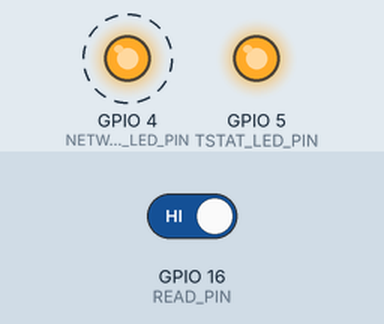
A sketch run on a simulated ESP8266 (NodeMCU). On the bench: output pins drawn as LEDs (lit = HIGH). Dashed ring = blinking. Inputs (shaded band) come from the test bench; at power-on: GPIO 16 (READ_PIN) HIGH. WiFi joins after 1.5 s; servers stay silent unless stated; what the sketch prints to the serial monitor is not drawn.

Above: at 1.3 s.
2.8 s: GPIO 16 (READ_PIN) driven LOW
At 4.7 s:
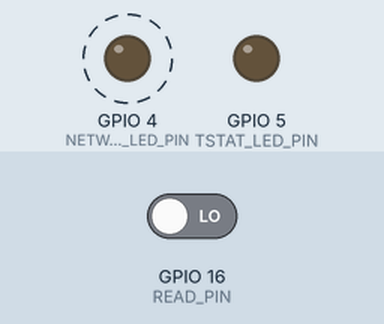
7.2 s: GPIO 16 (READ_PIN) driven HIGH
At 8.5 s:
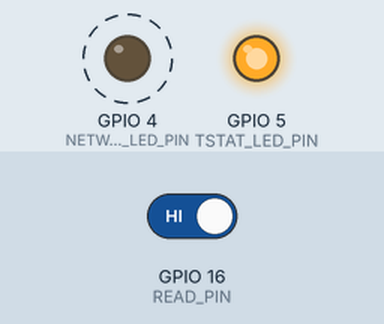
Timing chart, 0 to 17.6 s (numbered marks = the images above; inputs shaded):
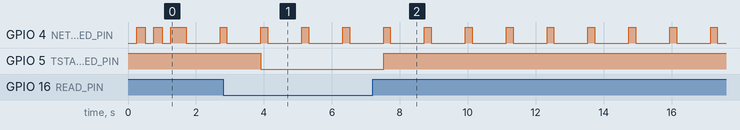

The sketch:

HttpClientAtThermostat.ino
```cpp
#include <Arduino.h>
#include <ESP8266WiFi.h>
#include <ESP8266WiFiMulti.h>
#include <ESP8266HTTPClient.h>
#include <WiFiClient.h>

#ifndef STASSID
#define STASSID "my_ssid"
#define STAPSK  "my_password"
#endif

IPAddress ip(10, 0, 0, 10);
IPAddress gateway(10, 0, 0, 1);
IPAddress subnet(255, 255, 255, 0);

const char* ssid = STASSID;
const char* password = STAPSK;
const char* targetHost = "http://10.0.0.11";

ESP8266WiFiMulti WiFiMulti;

const int READ_PIN = 16; // D0
const int TSTAT_LED_PIN = 5; // D1
const int NETWORK_LED_PIN = 4; // D2
const int DELAY_BETWEEN_UPDATES = 1*1000; // Milliseconds

int switchState = 0;

void setup() {
  pinMode(READ_PIN, INPUT);
  pinMode(TSTAT_LED_PIN, OUTPUT);
  pinMode(NETWORK_LED_PIN, OUTPUT);

  Serial.begin(115200);

  connectWifi();
}

void loop() {
  switchState = digitalRead(READ_PIN);
  Serial.printf("Switch STATE: %d ", switchState);
  if (switchState == LOW) {
    digitalWrite(TSTAT_LED_PIN, LOW);
    send("off");
  } else {
    digitalWrite(TSTAT_LED_PIN, HIGH);
    send("on");
  }
  delay(DELAY_BETWEEN_UPDATES);
}

void send(char* message) {
  Serial.printf("Sending message: %s\n", message);

  // wait for WiFi connection
  if ((WiFiMulti.run() == WL_CONNECTED)) {

    WiFiClient client;
    HTTPClient http;

    digitalWrite(NETWORK_LED_PIN, HIGH); // on
    Serial.print("[HTTP] begin...\n");

    char targetUrl[128];
    snprintf(targetUrl, 128, "%s/%s", targetHost, message);

    if (http.begin(client, targetUrl)) {  // HTTP

      Serial.printf("[HTTP] GET... target: %s\n", targetUrl);
      // start connection and send HTTP header
      int httpCode = http.GET();

      // httpCode will be negative on error
      if (httpCode > 0) {
        // HTTP header has been send and Server response header has been handled
        Serial.printf("[HTTP] GET... code: %d\n", httpCode);

        // file found at server
        if (httpCode == HTTP_CODE_OK || httpCode == HTTP_CODE_MOVED_PERMANENTLY) {
          String payload = http.getString();
          Serial.println(payload);
        }
      } else {
        Serial.printf("[HTTP] GET... failed, error: %s\n", http.errorToString(httpCode).c_str());
      }

      http.end();
    } else {
      Serial.printf("[HTTP} Unable to connect\n");
    }
  } else {
    Serial.println("Reconnecting to WiFi");
    connectWifi(); // Force reconnection to WiFi
  }

  digitalWrite(NETWORK_LED_PIN, LOW); // off
}

void connectWifi() {
  digitalWrite(TSTAT_LED_PIN, HIGH);
  digitalWrite(NETWORK_LED_PIN, HIGH); // on

  WiFi.mode(WIFI_STA);
  WiFi.config(ip, gateway, subnet);
  WiFi.begin(ssid, password);
  Serial.println("");

  // Wait for connection
  while (WiFi.status() != WL_CONNECTED) {
    digitalWrite(NETWORK_LED_PIN, LOW);
    delay(250);
    digitalWrite(NETWORK_LED_PIN, HIGH);
    delay(250);
    Serial.print(".");
  }

  Serial.println("");
  Serial.print("Connected to ");
  Serial.println(ssid);
  Serial.print("IP address: ");
  Serial.println(WiFi.localIP());

  digitalWrite(TSTAT_LED_PIN, LOW);
  digitalWrite(NETWORK_LED_PIN, LOW); // off
}
```

Measured:
- after the input at 2.8 s, GPIO 5 (TSTAT_LED_PIN): HIGH → LOW after 1.1 s
- after the input at 7.2 s, GPIO 5 (TSTAT_LED_PIN): LOW → HIGH after 0.32 s
- by itself, GPIO 4 (NETWORK_LED_PIN): alternates HIGH for 0.20 s and LOW for 1.0 s
